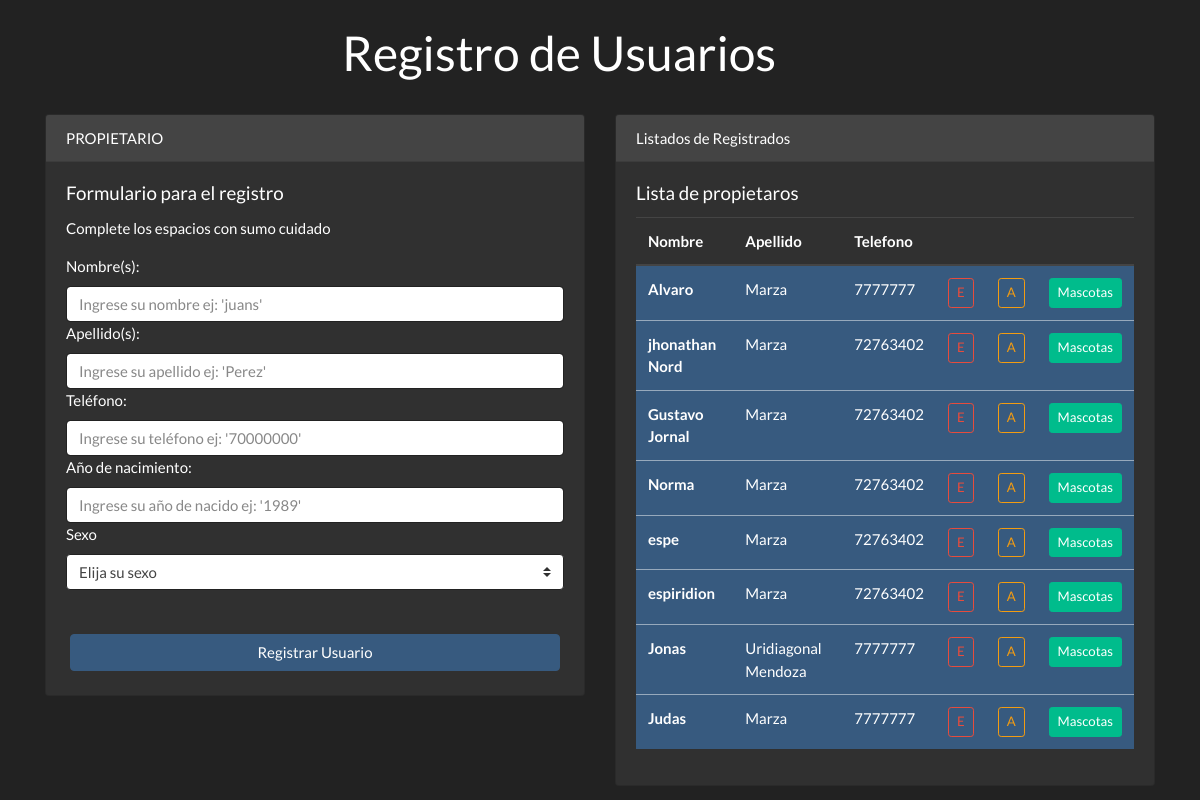
Before: / with the older database file.
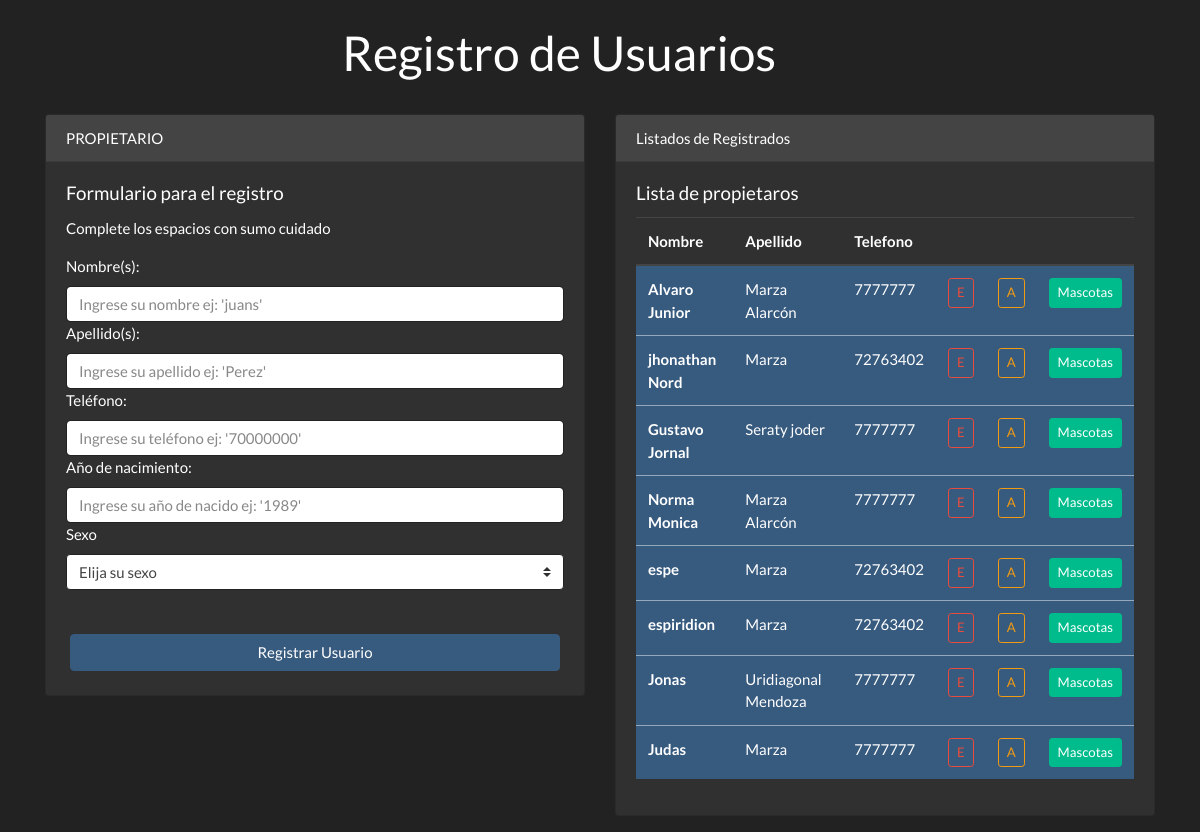
After: the same page with the newer database file.
### app.py (models this page shows)
class tbpropietario(db.Model):
    idpropietario = db.Column(db.Integer,primary_key=True)
    nombre = db.Column(db.String(50))
    apellido = db.Column(db.String(50))
    telefono = db.Column(db.Integer)
    anio = db.Column(db.Integer)
    sexo = db.Column(db.String(5))

### app.py (the view)
@app.route('/')
def principal():
    revisarUs = tbpropietario.query.all()
    return render_template('index.html',qryPropietarios=revisarUs)

### templates/index.html (shortened to what this page needs)
<!DOCTYPE html>
<html lang="en">
<head>
    <link rel="stylesheet" href="https://stackpath.bootstrapcdn.com/bootswatch/4.3.1/darkly/bootstrap.min.css">
    <link rel="stylesheet" href="{{ url_for('static',filename='estilos.css') }} ">
</head>
<body class="fondo">
    <header class="container">
       <div class="display-4 row justify-content-center p-4 cabecera">
           <div class="col-md-6">
               <h1>Registro de Usuarios</h1>
           </div>
       </div>
    </header>
    <div class="container">
        <form class="form-group" action="/crearprop" method="POST">
            <div class="row">
                <div class="col-auto col-sm-9 col-md-6">
                    <div class="card">
                        <div class="card-header">
                            PROPIETARIO
                        </div>
                        <div class="card-body">
                            <h5 class="card-title">Formulario para el registro</h5>
                            <p class="card-text">Complete los espacios con sumo cuidado</p>
                            <label for="nomb">Nombre(s): </label>
                            <input id="nomb" class="form-control" type="text" name="nomb" placeholder="Ingrese su nombre ej: 'juans'">
                            <label for="ape">Apellido(s): </label>
                            <input id="ape" class="form-control" type="text" name="ape" placeholder="Ingrese su apellido ej: 'Perez'">
                            <label for="telf">Teléfono: </label>
                            <input id="telf" class="form-control" type="text" name="telf" placeholder="Ingrese su teléfono ej: '70000000'">
                            <label for="anio">Año de nacimiento: </label>
                            <input id="anio" class="form-control" type="text" name="anio" placeholder="Ingrese su año de nacido ej: '1989'">
                            <label for="sxo">Sexo</label>
                            <select name="sxo" id="sxo" class="custom-select" >
                                <option selected="">Elija su sexo</option>
                            </select>
                        </div>
                        <button type="submit" class="btn btn-primary m-4">Registrar Usuario</button>
                    </div>
                </div>
                <div class="col-auto col-sm-9 col-md-6">
                    <div class="card bg-secundary">
                        <div class="card-header">
                                Listados de Registrados
                        </div>
                        <div class="card-body">
                            <h5 class="card-title">Lista de propietaros</h5>
                            <table class="table table-hover">
                                <thead >
                                    <tr >
                                        <th scope="col"  >Nombre</th>
                                        <th scope="col" >Apellido</th>
                                        <th scope="col" >Telefono</th>
                                        <th scope="col" ></th>
                                        <th scope="col" ></th>
                                        <th scope="col" ></th>
                                    </tr>
                                    <tbody  >
                                        {%for user in qryPropietarios%}
                                        <tr class="table-primary" >
                                            <th scope="row" >{{user.nombre}}</th>
                                            <td >{{user.apellido}}</td>
                                            <td >{{user.telefono}}</td>
                                            <td >
                                                <a href="\borrarprop\{{user.idpropietario}}" class="btn btn-sm btn-outline-danger">E</a>
                                            </td>
                                            <td>
                                                <a href="\actu\{{user.idpropietario}}" class="btn btn-sm btn-outline-warning" >A</a>
                                            </td>
                                            <td >
                                                <a href="\mascota\{{user.idpropietario}}" class="btn btn-sm btn-success">Mascotas</a>
                                            </td>
                                        </tr>
                                        {%endfor%}
                                    </tbody>
                                </thead>
                            </table>
                        </div>
                    </div>
                </div>
            </div>
        </form>
    </div>
</body>
</html>

### static/estilos.css (style rules this page uses)
.cabecera { border-color: aquamarine; border:4px; }

Changed rows visible on the page:
changed tbpropietario: nombre "Alvaro" → "Alvaro Junior"; apellido "Marza" → "Marza Alarcón"
changed tbpropietario "Gustavo Jornal": apellido "Marza" → "Seraty joder"; telefono "72763402" → "7777777"
changed tbpropietario: nombre "Norma" → "Norma Monica"; apellido "Marza" → "Marza Alarcón"; telefono "72763402" → "7777777"
